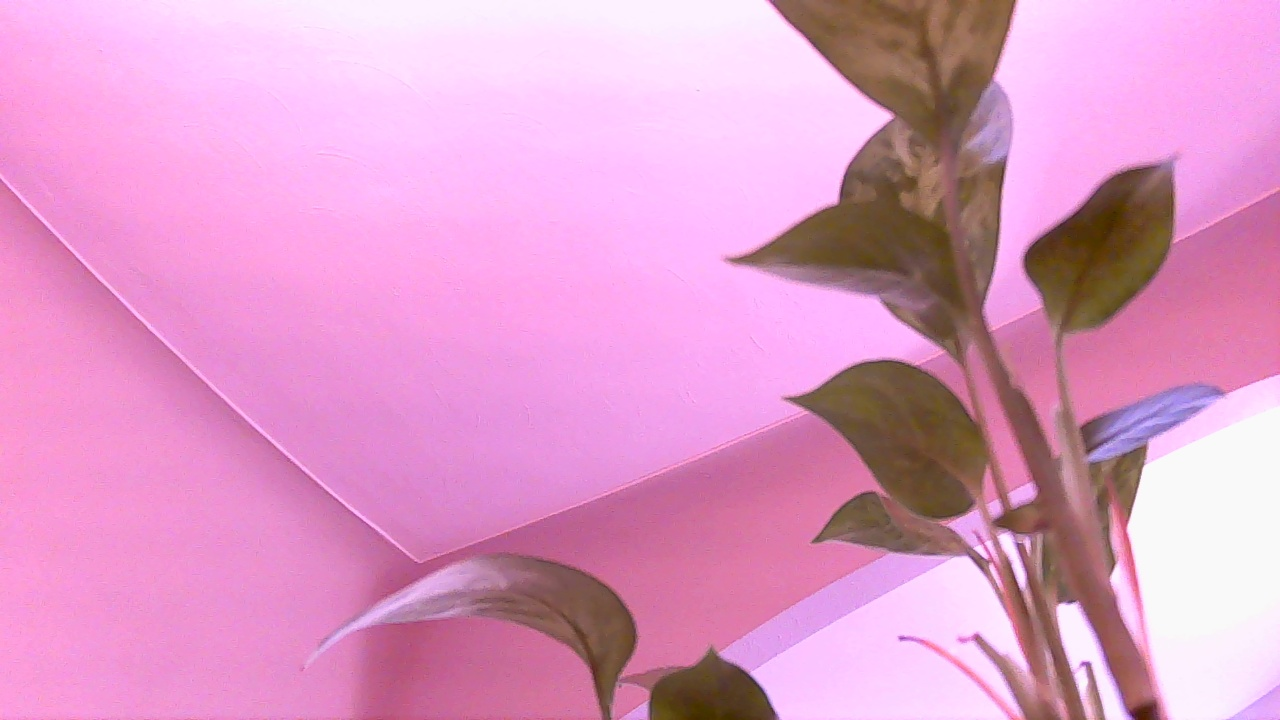
#> input picture images/plant_20260504_010926.jpg, 1280 x 720 px; its folder holds only this picture in this run
$ python debug_colors.py
#> lines starting #> are read from the running program, lines starting #| are printed output that depends on the picture; after the words box and inside, x2 and y2 are one past the last pixel; in counts of white or black regions, pixels touching at a corner belong together
#!/usr/bin/env python3
import cv2
import numpy as np
from pathlib import Path

IMAGE_DIR = Path.home() / "plant-health" / "images"
OUTPUT_DIR = Path.home() / "plant-health" / "debug"
OUTPUT_DIR.mkdir(exist_ok=True)

# Get latest image
images = sorted(IMAGE_DIR.glob("plant_*.jpg"))
img_path = images[-1]

img = cv2.imread(str(img_path))
#> img is the input picture: shape (720, 1280, 3); mean B, G, R 197.4, 153, 221.3
hsv = cv2.cvtColor(img, cv2.COLOR_BGR2HSV)
#> hsv: shape (720, 1280, 3); mean H, S, V 134.7, 86, 221.7

# Same ranges as analyzer
green_mask = cv2.inRange(hsv, np.array([35, 40, 40]), np.array([85, 255, 255]))
#> green_mask: shape (720, 1280); every value is 0
yellow_mask = cv2.inRange(hsv, np.array([20, 40, 40]), np.array([35, 255, 255]))
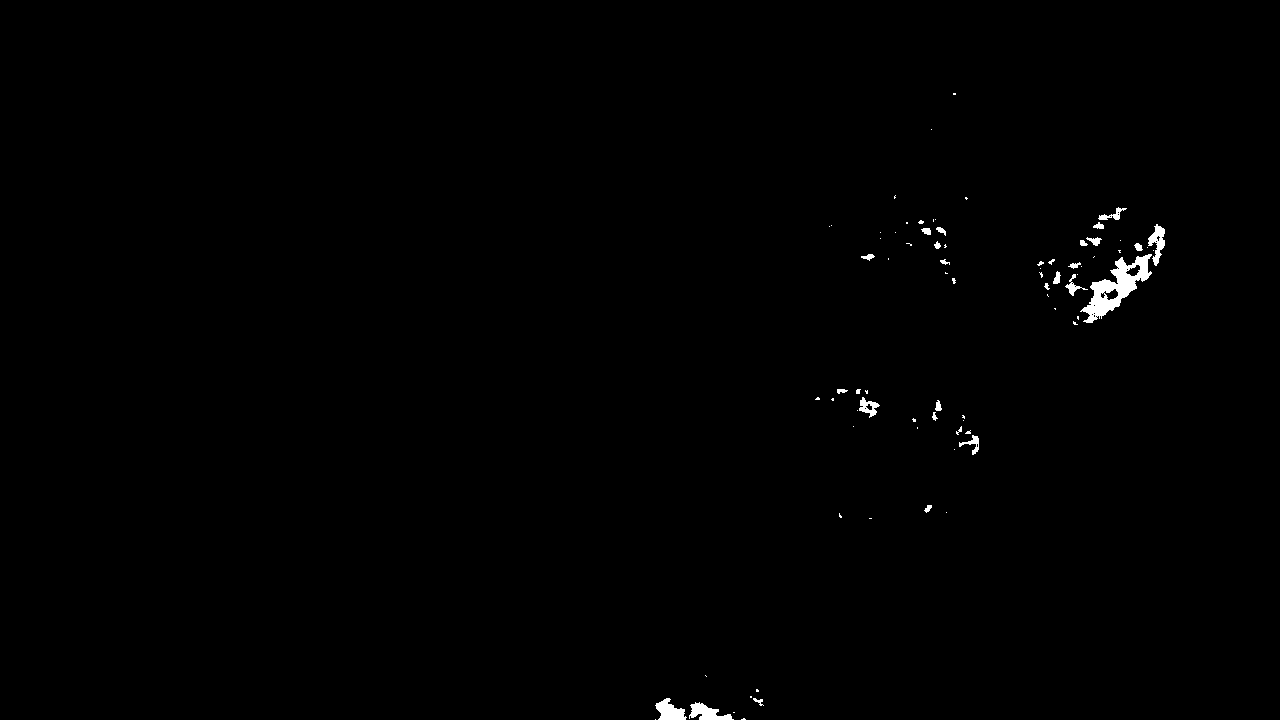
#> yellow_mask: shape (720, 1280); 0.5% white; 80 white regions (52 under 20 px), largest, box (x1, y1, x2, y2) and area: (1080, 254, 1152, 323) 1782, (655, 698, 687, 720) 424, (689, 702, 734, 720) 424
brown_mask = cv2.inRange(hsv, np.array([10, 40, 20]), np.array([20, 255, 100]))
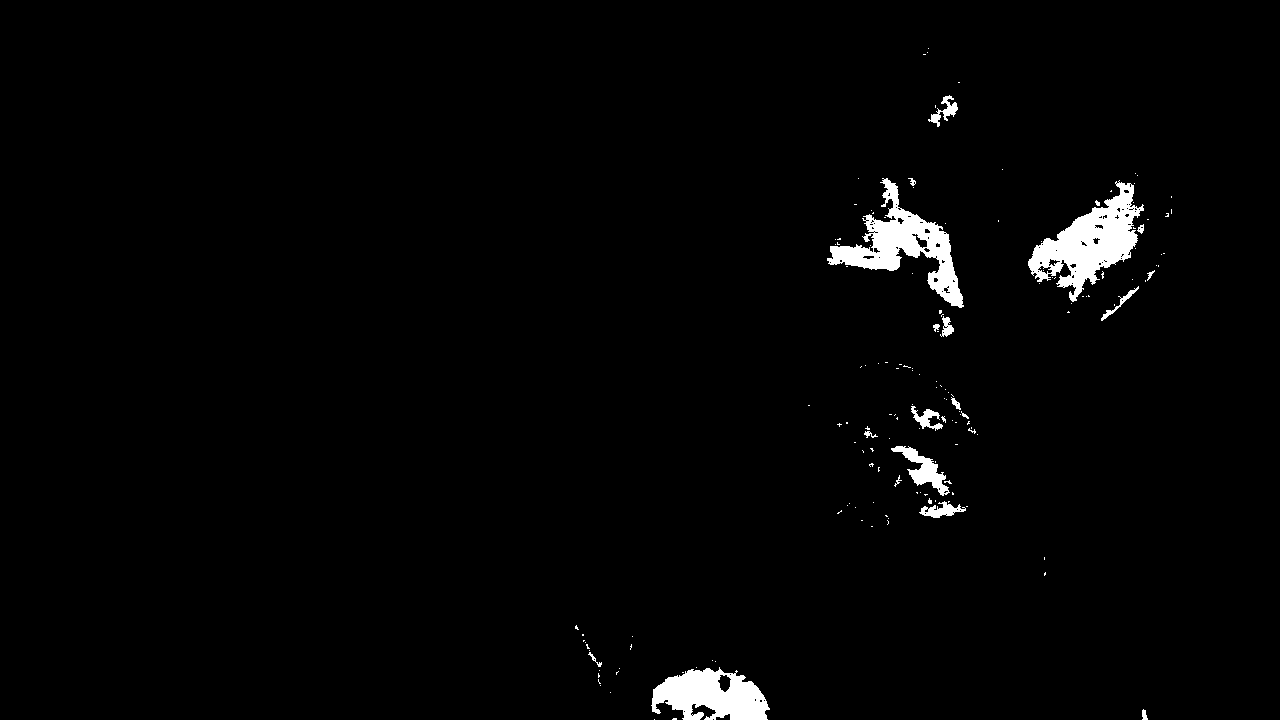
#> brown_mask: shape (720, 1280); 2% white; 159 white regions (139 under 20 px), largest, box (x1, y1, x2, y2) and area: (1028, 180, 1144, 302) 5768, (827, 178, 964, 308) 5291, (651, 667, 770, 720) 4149

# Save visualizations
cv2.imwrite(str(OUTPUT_DIR / "1_original.jpg"), img)
cv2.imwrite(str(OUTPUT_DIR / "2_green_mask.jpg"), green_mask)
cv2.imwrite(str(OUTPUT_DIR / "3_yellow_mask.jpg"), yellow_mask)
cv2.imwrite(str(OUTPUT_DIR / "4_brown_mask.jpg"), brown_mask)

print("✓ Debug images saved to debug/")
print("  SCP them to see what's being detected")

$ run again, on images/plant_20260504_011304.jpg
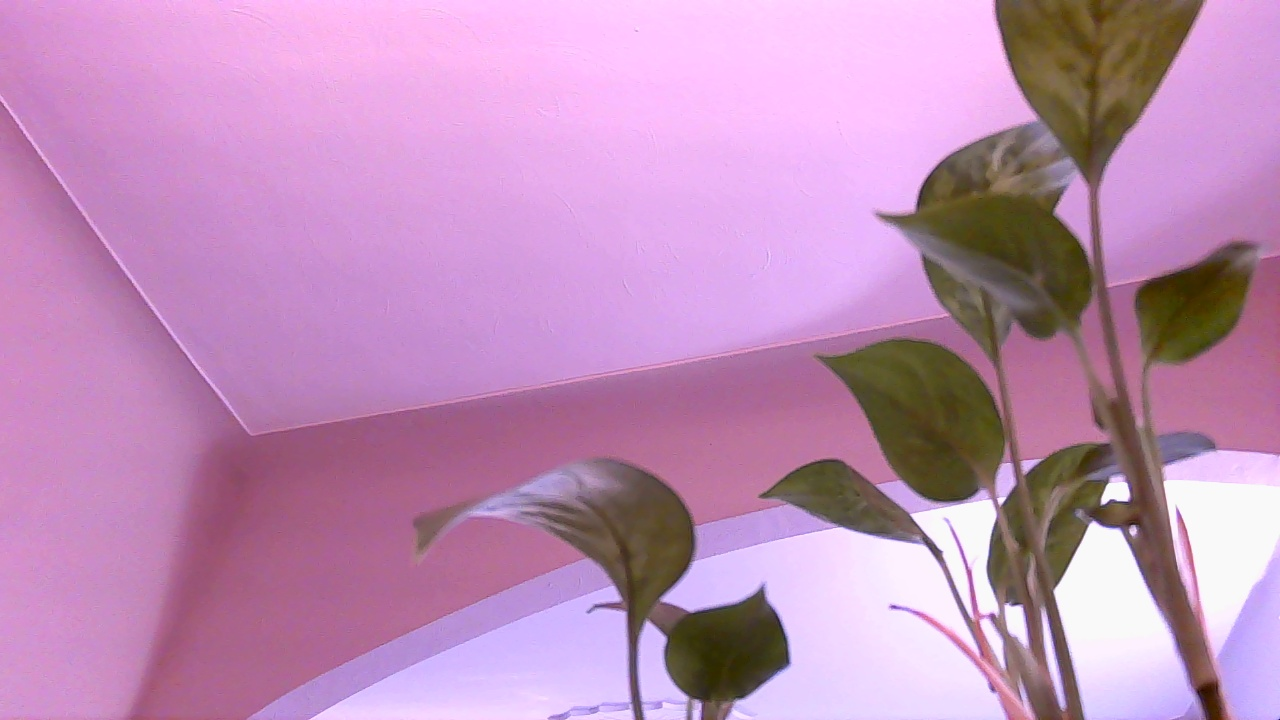
#> input picture images/plant_20260504_011304.jpg, 1280 x 720 px
#> img is the input picture: shape (720, 1280, 3); mean B, G, R 183.1, 142.1, 191.1
#> hsv: shape (720, 1280, 3); mean H, S, V 130.7, 81.1, 196.1
#> `green_mask = cv2.inRange(hsv, np.array([35, 40, 40]), np.array([85, 25..`:
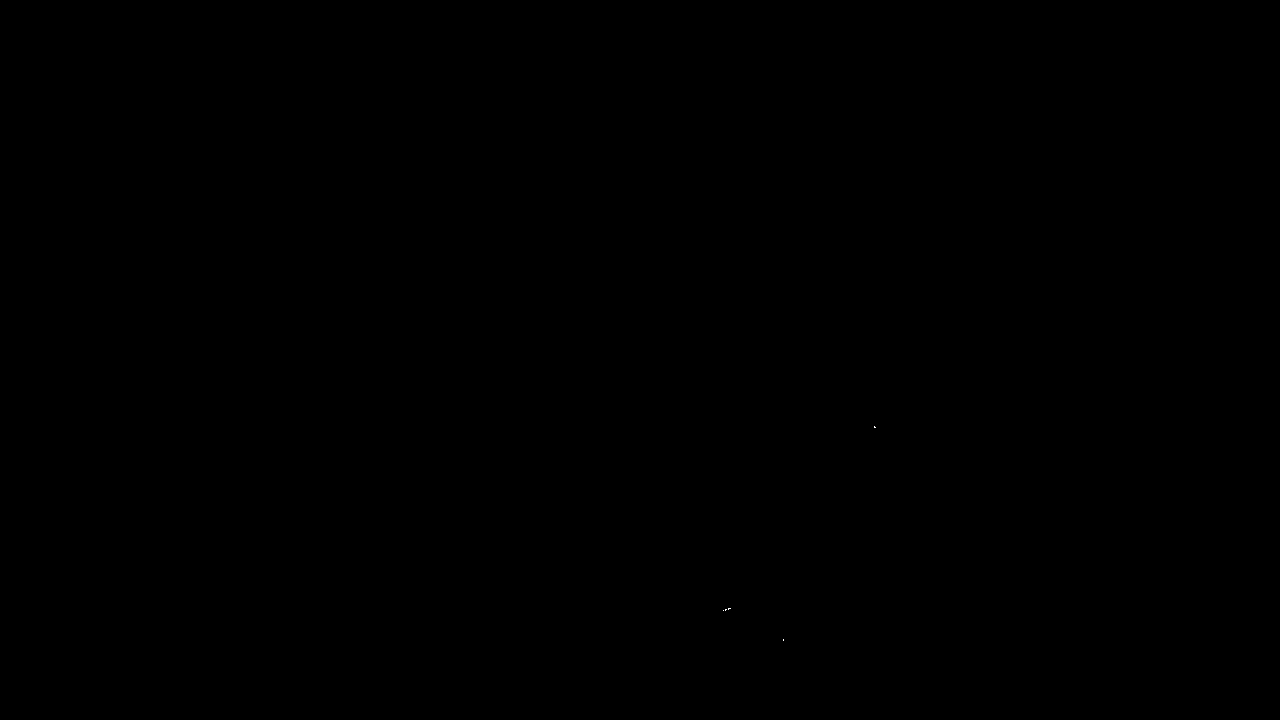
#> green_mask: shape (720, 1280); 0% white in thin lines or dots, all inside (x1, y1, x2, y2) = (723, 426, 876, 641)
#> yellow_mask: shape (720, 1280); 7.1% white; 95 white regions (67 under 20 px), largest, box (x1, y1, x2, y2) and area: (829, 341, 1005, 500) 16167, (902, 171, 1094, 337) 11906, (668, 599, 786, 702) 7739
#> `brown_mask = cv2.inRange(hsv, np.array([10, 40, 20]), np.array([20, 25..`:
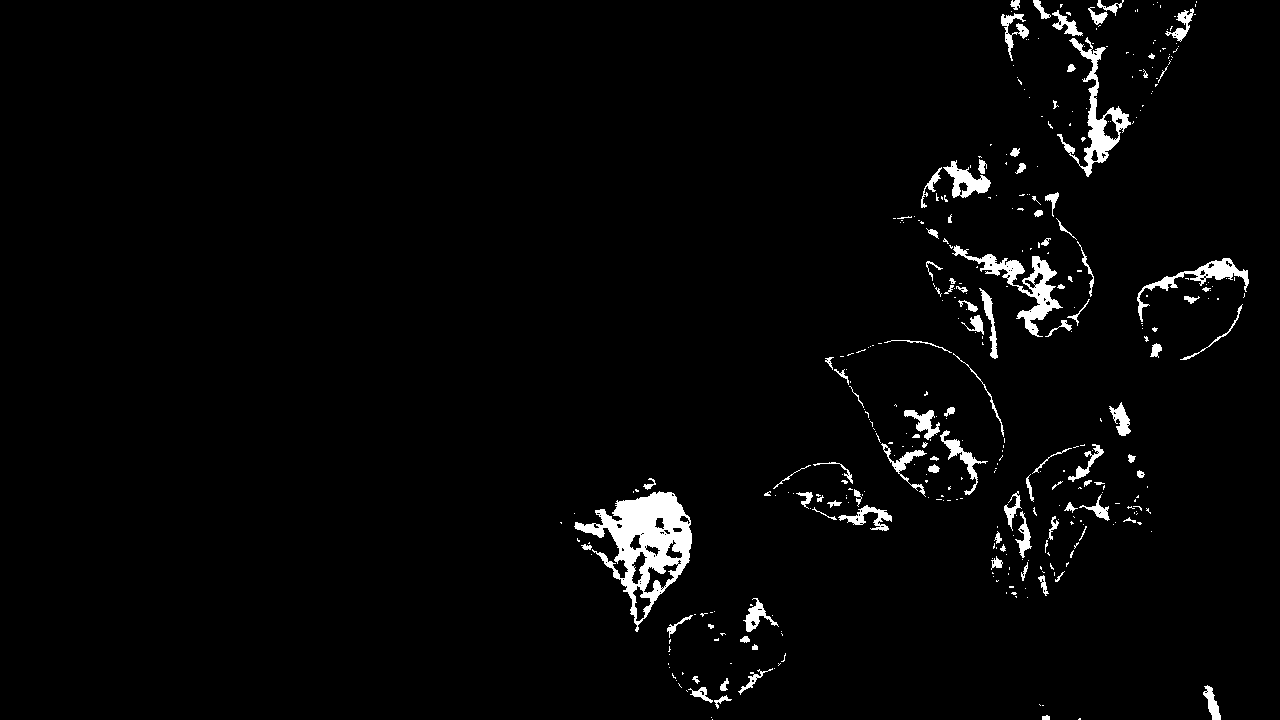
#> brown_mask: shape (720, 1280); 2.6% white; 379 white regions (275 under 20 px), largest, box (x1, y1, x2, y2) and area: (574, 491, 692, 632) 6246, (952, 245, 1063, 337) 2183, (1057, 37, 1131, 177) 2065
